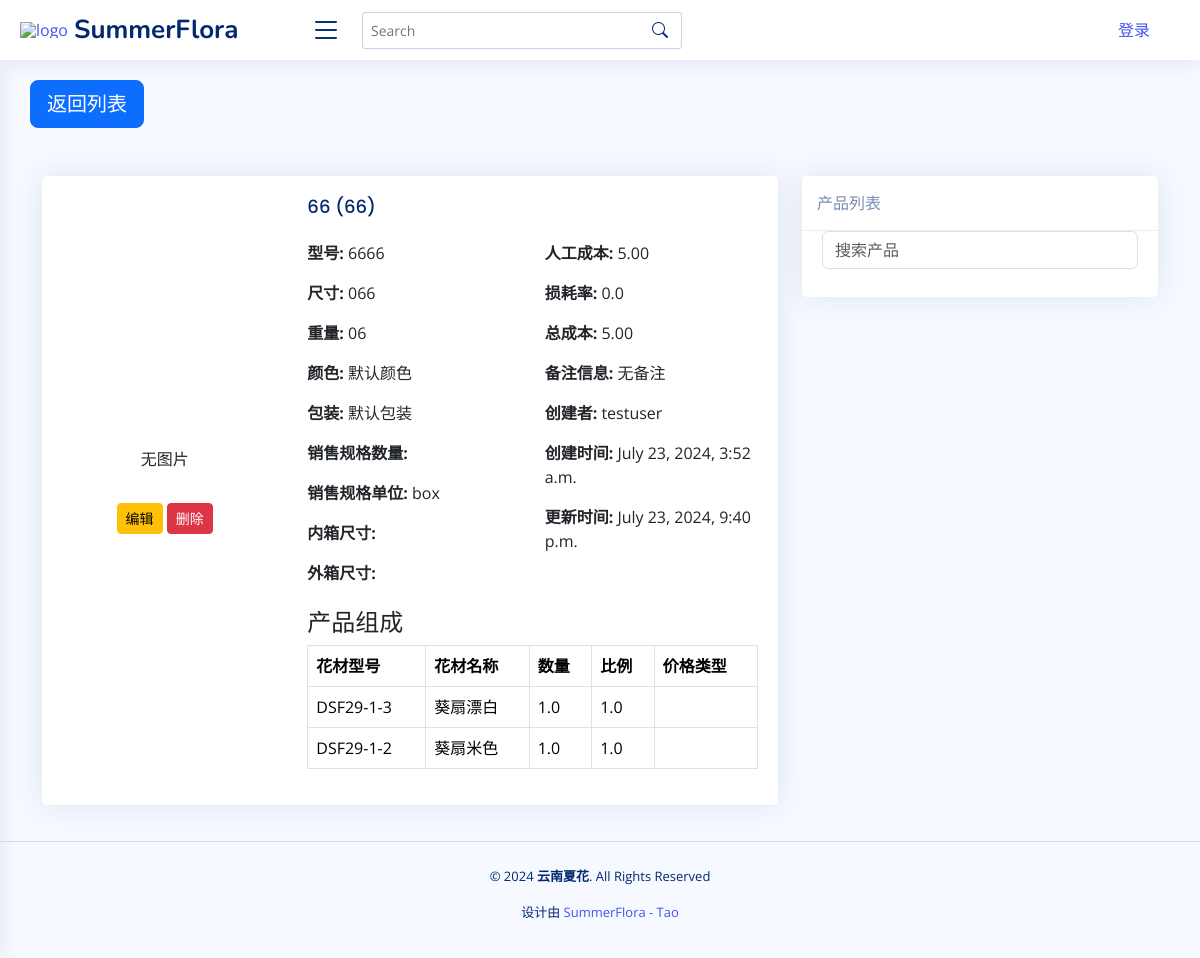
The app's page /product_details/6666/ with its own data.
### app01/models.py (models this page shows, shortened)
class Product(models.Model):
    model = models.CharField(
        max_length=100, blank=False, default="Product0000", primary_key=True
    )
    image = models.ImageField(
        upload_to="products/", null=True, blank=True, default=None
    )
    materials = models.ManyToManyField("FlowerMaterial", through="ProductMaterial")
    chinese_name = models.CharField(max_length=200)
    english_name = models.CharField(max_length=200)
    size = models.CharField(max_length=200, blank=True, default="0")
    weight = models.CharField(max_length=200, blank=True, default="0")
    color = models.CharField(max_length=200, blank=True, default="默认颜色")
    Package = models.CharField(max_length=200, blank=True, default="默认包装")
    sale_spec_quantity = models.CharField(
        max_length=200, help_text="销售规格的数字", blank=True, default=""
    )
    sale_spec_unit = models.CharField(
        max_length=10,
        help_text="销售规格的单位",
        choices=[("box", "box"), ("pcs", "pcs"), ("g", "g"), ("kg", "kg")],
        blank=True,
        null=True,
        default="box",
    )
    inner_box_long = models.FloatField(
        help_text="长度，单位：cm", null=True, blank=True, default=0.0
    )
    inner_box_width = models.FloatField(
        help_text="宽度，单位：cm", null=True, blank=True, default=0.0
    )
    inner_box_height = models.FloatField(
        help_text="高度，单位：cm", null=True, blank=True, default=0.0
    )
    outer_box_length = models.FloatField(
        help_text="长度，单位：cm", null=True, blank=True, default=0.0
    )
    outer_box_width = models.FloatField(
        help_text="宽度，单位：cm", null=True, blank=True, default=0.0
    )
    outer_box_height = models.FloatField(
        help_text="高度，单位：cm", null=True, blank=True, default=0.0
    )
    labor_cost = models.DecimalField(max_digits=10, decimal_places=2, default=0.0)
    loss_rate = models.FloatField(default=0.0)
    profit_margin = models.DecimalField(max_digits=5, decimal_places=2, default=0.0)
    description = models.CharField(max_length=200, blank=True, default="无备注")
    created_by = models.ForeignKey(
        settings.AUTH_USER_MODEL,
        on_delete=models.SET_NULL,
        null=True,
        blank=True,
        default=None,
    )
    created_at = models.DateTimeField(editable=False)
    updated_at = models.DateTimeField()
    @property
    def inner_box_size(self):
        return (
            f"{self.inner_box_long} * {self.inner_box_width} * {self.inner_box_height} cm"
            if self.inner_box_long and self.inner_box_width and self.inner_box_height
            else ""
        )
    @property
    def outer_box_size(self):
        return (
            f"{self.outer_box_length} * {self.outer_box_width} * {self.outer_box_height} cm"
            if self.outer_box_length and self.outer_box_width and self.outer_box_height
            else ""
        )
    @property
    def cost(self):
        total_cost = Decimal(0)
        for material in self.productmaterial_set.all():
            material_cost = (
                material.flower_material.cost_price
                * Decimal(material.quantity)
                * Decimal(material.ratio)
            )
            total_cost += material_cost
        total_cost += self.labor_cost
        total_cost *= Decimal(1 + self.loss_rate)
        return total_cost

class ProductMaterial(models.Model):
    product = models.ForeignKey(Product, on_delete=models.CASCADE)
    flower_material = models.ForeignKey(FlowerMaterial, on_delete=models.CASCADE)
    quantity = models.FloatField(default=1.0)
    ratio = models.FloatField(default=1.0)

class FlowerMaterial(models.Model):
    model = models.CharField(
        max_length=100, blank=False, default="Material0000", primary_key=True
    )
    category = models.ForeignKey(
        Category, on_delete=models.SET_NULL, null=True, default="默认类型"
    )
    image = models.ImageField(upload_to="images/", null=True, blank=True, default=None)
    chinese_name = models.CharField(max_length=200, null=True, blank=True, default="")
    english_name = models.CharField(max_length=200, null=True, blank=True, default="")
    scientific_name = models.CharField(
        max_length=200, null=True, blank=True, default=""
    )
    color = models.CharField(max_length=200, null=True, blank=True, default="")
    chineses_specifications = models.CharField(
        max_length=200, null=True, blank=True, default="无中文规格"
    )
    size = models.CharField(
        max_length=200, help_text="单位：cm", blank=True, default=""
    )
    weight = models.CharField(
        max_length=200, help_text="单位：g", blank=True, default=""
    )
    sale_spec_quantity = models.CharField(
        max_length=200, help_text="销售规格的数字", blank=True, default=""
    )
    sale_spec_unit = models.CharField(
        max_length=10,
        help_text="销售规格的单位",
        choices=[("pcs", "pcs"), ("g", "g"), ("box", "box"), ("kg", "kg")],
        blank=True,
        null=True,
        default="pcs",
    )
    process = models.ForeignKey(
        Process, on_delete=models.SET_NULL, null=True, blank=True, default=None
    )
    outer_box_length = models.FloatField(
        help_text="长度，单位：cm", null=True, blank=True, default=0.0
    )
    outer_box_width = models.FloatField(
        help_text="宽度，单位：cm", null=True, blank=True, default=0.0
    )
    outer_box_height = models.FloatField(
        help_text="高度，单位：cm", null=True, blank=True, default=0.0
    )
    packing_quantity = models.IntegerField(
        help_text="单位：qty", null=True, blank=True, default=0
    )
    grade = models.ForeignKey(
        Grade, on_delete=models.SET_NULL, null=True, blank=True, default=None
    )
    supplier = models.ForeignKey(
        Supplier, on_delete=models.SET_NULL, null=True, blank=True, default=None
    )
    cost_price = models.DecimalField(
        max_digits=10, decimal_places=2, null=True, blank=True, default=0.0
    )  # 成本价
    price_one = models.DecimalField(
        max_digits=10, decimal_places=2, null=True, blank=True, default=0.0
    )
    price_two = models.DecimalField(
        max_digits=10, decimal_places=2, null=True, blank=True, default=0.0
    )
    created_by = models.ForeignKey(
        settings.AUTH_USER_MODEL,
        on_delete=models.SET_NULL,
        null=True,
        blank=True,
        default=None,
    )
    created_at = models.DateTimeField(editable=False)
    updated_at = models.DateTimeField()

class CustomUser(AbstractUser):
    def __str__(self):
        return self.username

### app01/views.py (the view)
# urls.py: path("product_details/<str:model>/", views.product_details, name="product_details"),
def product_details(request, model):
    product = get_object_or_404(Product, model=model)
    materials = product.productmaterial_set.all()
    context = {
        "product": product,
        "materials": materials,
        "current_user": request.user,
    }
    return render(request, "product_details.html", context)

### app01/templates/product_details.html (shortened to what this page needs)
{% extends 'base.html' %}
{% load static %}
{% block content %}
  <a href="/product_list" class="btn btn-primary btn-lg" style="margin-left:auto">返回列表</a>
  <div class="container mt-5">
    <div class="row">
      <div class="col-md-8">
        <div class="card mb-3">
          <div class="row g-0">
            <div class="col-md-4 d-flex flex-column justify-content-center align-items-center">
              {% if product.image %}
                <img src="{{ product.image.url }}" class="img-fluid rounded-start" alt="{{ product.chinese_name }}" />
              {% else %}
                <p>无图片</p>
              {% endif %}
              <div class="mt-3">
                <a href="{% url 'edit_product' product.model %}" class="btn btn-sm btn-warning">编辑</a>
                <a href="{% url 'delete_product' product.model %}" class="btn btn-sm btn-danger">删除</a>
              </div>
            </div>
            <div class="col-md-8">
              <div class="card-body">
                <h5 class="card-title">{{ product.chinese_name }} ({{ product.english_name }})</h5>
                <div class="row">
                  <div class="col-6">
                    <p class="card-text">
                      <strong>型号:</strong> {{ product.model }}
                    </p>
                    <p class="card-text">
                      <strong>尺寸:</strong> {{ product.size }}
                    </p>
                    <p class="card-text">
                      <strong>重量:</strong> {{ product.weight }}
                    </p>
                    <p class="card-text">
                      <strong>颜色:</strong> {{ product.color }}
                    </p>
                    <p class="card-text">
                      <strong>包装:</strong> {{ product.Package }}
                    </p>
                    <p class="card-text">
                      <strong>销售规格数量:</strong> {{ product.sale_spec_quantity }}
                    </p>
                    <p class="card-text">
                      <strong>销售规格单位:</strong> {{ product.get_sale_spec_unit_display }}
                    </p>
                    <p class="card-text">
                      <strong>内箱尺寸:</strong> {{ product.inner_box_size }}
                    </p>
                    <p class="card-text">
                      <strong>外箱尺寸:</strong> {{ product.outer_box_size }}
                    </p>
                  </div>
                  <div class="col-6">
                    <p class="card-text">
                      <strong>人工成本:</strong> {{ product.labor_cost }}
                    </p>
                    <p class="card-text">
                      <strong>损耗率:</strong> {{ product.loss_rate }}
                    </p>
                    <p class="card-text">
                      <strong>总成本:</strong> {{ product.cost }}
                    </p>
                    <p class="card-text">
                      <strong>备注信息:</strong> {{ product.description }}
                    </p>
                    <p class="card-text">
                      <strong>创建者:</strong> {{ product.created_by }}
                    </p>
                    <p class="card-text">
                      <strong>创建时间:</strong> {{ product.created_at }}
                    </p>
                    <p class="card-text">
                      <strong>更新时间:</strong> {{ product.updated_at }}
                    </p>
                  </div>
                </div>
                <h4 class="mt-4">产品组成</h4>
                <table class="table table-bordered">
                  <thead>
                    <tr>
                      <th>花材型号</th>
                      <th>花材名称</th>
                      <th>数量</th>
                      <th>比例</th>
                      <th>价格类型</th>
                    </tr>
                  </thead>
                  <tbody>
                    {% for material in materials %}
                    <tr>
                      <td>{{ material.flower_material.model }}</td>
                      <td>{{ material.flower_material.chinese_name }}</td>
                      <td>{{ material.quantity }}</td>
                      <td>{{ material.ratio }}</td>
                      <td>{{ material.get_price_type_display }}</td>
                    </tr>
                    {% endfor %}
                  </tbody>
                </table>
              </div>
            </div>
          </div>
        </div>
      </div>
      <div class="col-md-4">
        <div class="position-sticky" style="top: 1rem;">
          <div class="card">
            <div class="card-header">产品列表</div>
            <div class="card-body" style="max-height: 500px; overflow-y: auto;">
              <input type="text" class="form-control mb-2" id="searchProduct" placeholder="搜索产品" />
            </div>
          </div>
        </div>
      </div>
    </div>
  </div>
{% endblock %}

### app01/static/assets/css/style.css (style rules this page uses)
:root { scroll-behavior: smooth; }
body { font-family: "Open Sans", sans-serif; background: #f6f9ff; color: #444444; }
a { color: #4154f1; text-decoration: none; }
h1, h2, h3, h4, h5, h6 { font-family: "Nunito", sans-serif; }
.card { margin-bottom: 30px; border: none; border-radius: 5px; box-shadow: 0px 0 30px rgba(1, 41, 112, 0.1); }
.card-header, .card-footer { border-color: #ebeef4; background-color: #fff; color: #798eb3; padding: 15px; }
.card-title { padding: 20px 0 15px 0; font-size: 18px; font-weight: 500; color: #012970; font-family: "Poppins", sans-serif; }
.card-body { padding: 0 20px 20px 20px; }

### records on screen
Product: chinese_name "66", english_name "66", model "6666", size "066", weight "06", color "默认颜色", Package "默认包装", sale_spec_unit "box", labor_cost "5.00", loss_rate "0.0", cost "5.00", description "无备注", created_by "testuser", created_at "July 23, 2024, 3:52 a.m.", updated_at "July 23, 2024, 9:40 p.m."
ProductMaterial: flower_material.model "DSF29-1-3", flower_material.chinese_name "葵扇漂白", quantity "1.0", ratio "1.0"
ProductMaterial: flower_material.model "DSF29-1-2", flower_material.chinese_name "葵扇米色", quantity "1.0", ratio "1.0"
